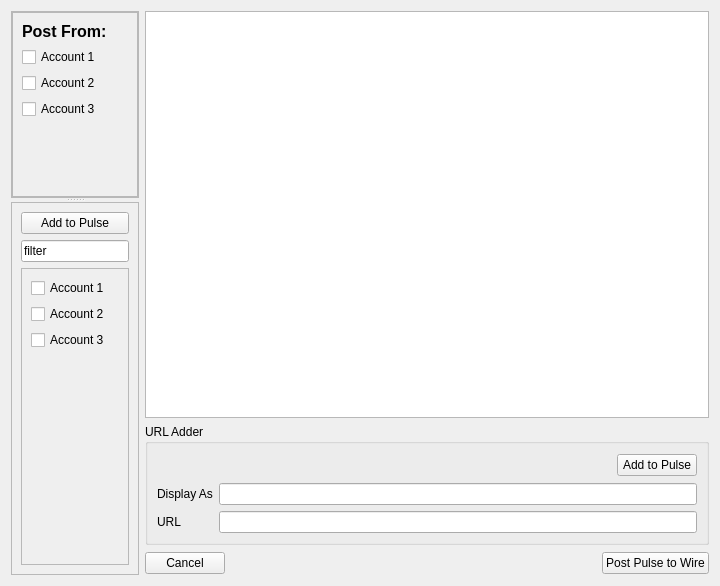
<?xml version="1.0" encoding="UTF-8"?>
<ui version="4.0">
 <class>PulseAddDialog</class>
 <widget class="QWidget" name="PulseAddDialog">
  <property name="geometry">
   <rect>
    <x>0</x>
    <y>0</y>
    <width>720</width>
    <height>586</height>
   </rect>
  </property>
  <property name="windowTitle">
   <string/>
  </property>
  <layout class="QGridLayout" name="gridLayout_2">
   <item row="0" column="0" rowspan="3">
    <widget class="QSplitter" name="splitter">
     <property name="orientation">
      <enum>Qt::Vertical</enum>
     </property>
     <widget class="QFrame" name="frame">
      <property name="maximumSize">
       <size>
        <width>160</width>
        <height>16777215</height>
       </size>
      </property>
      <property name="frameShape">
       <enum>QFrame::StyledPanel</enum>
      </property>
      <property name="frameShadow">
       <enum>QFrame::Raised</enum>
      </property>
      <layout class="QVBoxLayout" name="verticalLayout_5">
       <property name="spacing">
        <number>0</number>
       </property>
       <property name="margin">
        <number>0</number>
       </property>
       <item>
        <widget class="QScrollArea" name="scrollArea_2">
         <property name="sizePolicy">
          <sizepolicy hsizetype="Expanding" vsizetype="Minimum">
           <horstretch>0</horstretch>
           <verstretch>0</verstretch>
          </sizepolicy>
         </property>
         <property name="widgetResizable">
          <bool>true</bool>
         </property>
         <widget class="QWidget" name="scrollAreaWidgetContents_2">
          <property name="geometry">
           <rect>
            <x>0</x>
            <y>0</y>
            <width>156</width>
            <height>184</height>
           </rect>
          </property>
          <layout class="QVBoxLayout" name="verticalLayout_4">
           <item>
            <widget class="QLabel" name="label">
             <property name="font">
              <font>
               <pointsize>12</pointsize>
               <weight>75</weight>
               <bold>true</bold>
              </font>
             </property>
             <property name="text">
              <string>Post From:</string>
             </property>
            </widget>
           </item>
           <item>
            <widget class="QCheckBox" name="checkBox">
             <property name="text">
              <string>Account 1</string>
             </property>
            </widget>
           </item>
           <item>
            <widget class="QCheckBox" name="checkBox_2">
             <property name="text">
              <string>Account 2</string>
             </property>
            </widget>
           </item>
           <item>
            <widget class="QCheckBox" name="checkBox_3">
             <property name="text">
              <string>Account 3</string>
             </property>
            </widget>
           </item>
           <item>
            <spacer name="verticalSpacer_2">
             <property name="orientation">
              <enum>Qt::Vertical</enum>
             </property>
             <property name="sizeHint" stdset="0">
              <size>
               <width>20</width>
               <height>0</height>
              </size>
             </property>
            </spacer>
           </item>
          </layout>
         </widget>
        </widget>
       </item>
      </layout>
     </widget>
     <widget class="QScrollArea" name="scrollArea_3">
      <property name="widgetResizable">
       <bool>true</bool>
      </property>
      <widget class="QWidget" name="scrollAreaWidgetContents_3">
       <property name="geometry">
        <rect>
         <x>0</x>
         <y>0</y>
         <width>158</width>
         <height>372</height>
        </rect>
       </property>
       <layout class="QVBoxLayout" name="verticalLayout">
        <item>
         <widget class="QPushButton" name="pushButton_AddTo">
          <property name="text">
           <string>Add to Pulse</string>
          </property>
         </widget>
        </item>
        <item>
         <widget class="QLineEdit" name="lineEdit_3">
          <property name="text">
           <string>filter</string>
          </property>
         </widget>
        </item>
        <item>
         <widget class="QScrollArea" name="scrollArea">
          <property name="widgetResizable">
           <bool>true</bool>
          </property>
          <widget class="QWidget" name="scrollAreaWidgetContents">
           <property name="geometry">
            <rect>
             <x>0</x>
             <y>0</y>
             <width>138</width>
             <height>286</height>
            </rect>
           </property>
           <layout class="QVBoxLayout" name="verticalLayout_2">
            <item>
             <widget class="QCheckBox" name="checkBox_5">
              <property name="text">
               <string>Account 1</string>
              </property>
             </widget>
            </item>
            <item>
             <widget class="QCheckBox" name="checkBox_6">
              <property name="text">
               <string>Account 2</string>
              </property>
             </widget>
            </item>
            <item>
             <widget class="QCheckBox" name="checkBox_7">
              <property name="text">
               <string>Account 3</string>
              </property>
             </widget>
            </item>
            <item>
             <spacer name="verticalSpacer_3">
              <property name="orientation">
               <enum>Qt::Vertical</enum>
              </property>
              <property name="sizeHint" stdset="0">
               <size>
                <width>20</width>
                <height>70</height>
               </size>
              </property>
             </spacer>
            </item>
           </layout>
          </widget>
         </widget>
        </item>
       </layout>
      </widget>
     </widget>
    </widget>
   </item>
   <item row="0" column="1" colspan="3">
    <widget class="QTextEdit" name="textEdit_Pulse"/>
   </item>
   <item row="1" column="1" colspan="3">
    <widget class="QGroupBox" name="groupBox">
     <property name="title">
      <string>URL Adder</string>
     </property>
     <layout class="QGridLayout" name="gridLayout">
      <item row="0" column="1">
       <spacer name="horizontalSpacer">
        <property name="orientation">
         <enum>Qt::Horizontal</enum>
        </property>
        <property name="sizeHint" stdset="0">
         <size>
          <width>331</width>
          <height>24</height>
         </size>
        </property>
       </spacer>
      </item>
      <item row="0" column="2">
       <widget class="QPushButton" name="pushButton_AddURL">
        <property name="text">
         <string>Add to Pulse</string>
        </property>
       </widget>
      </item>
      <item row="1" column="0">
       <widget class="QLabel" name="label_3">
        <property name="text">
         <string>Display As</string>
        </property>
       </widget>
      </item>
      <item row="1" column="1" colspan="2">
       <widget class="QLineEdit" name="lineEdit_2"/>
      </item>
      <item row="2" column="0">
       <widget class="QLabel" name="label_2">
        <property name="text">
         <string>URL</string>
        </property>
       </widget>
      </item>
      <item row="2" column="1" colspan="2">
       <widget class="QLineEdit" name="lineEdit"/>
      </item>
     </layout>
    </widget>
   </item>
   <item row="2" column="1">
    <widget class="QPushButton" name="pushButton_Cancel">
     <property name="text">
      <string>Cancel</string>
     </property>
    </widget>
   </item>
   <item row="2" column="2">
    <spacer name="horizontalSpacer_2">
     <property name="orientation">
      <enum>Qt::Horizontal</enum>
     </property>
     <property name="sizeHint" stdset="0">
      <size>
       <width>298</width>
       <height>24</height>
      </size>
     </property>
    </spacer>
   </item>
   <item row="2" column="3">
    <widget class="QPushButton" name="pushButton_Post">
     <property name="text">
      <string>Post Pulse to Wire</string>
     </property>
    </widget>
   </item>
  </layout>
 </widget>
 <resources>
  <include location="../LinksCloud/images.qrc"/>
 </resources>
 <connections/>
</ui>
